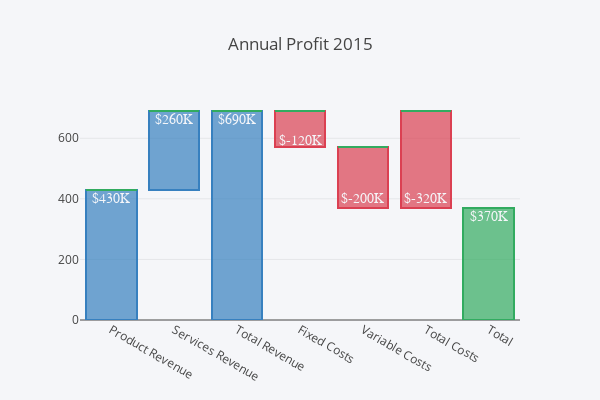

Notebook code cell kept with this figure:
### Code cell
val xData = Seq(
  "Product Revenue",
  "Services Revenue",
  "Total Revenue",
  "Fixed Costs",
  "Variable Costs",
  "Total Costs",
  "Total"
)

val yData = Seq(400, 660, 660, 590, 400, 400, 340)

val textList = Seq("$430K", "$260K", "$690K", "$-120K", "$-200K", "$-320K", "$370K")

//Base

val trace1 = Bar(
  x = xData,
  y = Seq(0, 430, 0, 570, 370, 370, 0),
  marker = Marker(
    color = Color.RGBA(1, 1, 1, 0.0)
  )
)

//Revenue

val trace2 = Bar(
  xData,
  Seq(430, 260, 690, 0, 0, 0, 0),
  marker = Marker(
    color = Color.RGBA(55, 128, 191, 0.7),
    line = Line(
      color = Color.RGBA(55, 128, 191, 1.0),
      width = 2.0
    )
  )
)

//Cost

val trace3 = Bar(
  xData,
  Seq(0, 0, 0, 120, 200, 320, 0),
  marker = Marker(
    color = Color.RGBA(219, 64, 82, 0.7),
    line = Line(
      color = Color.RGBA(219, 64, 82, 1.0),
      width = 2.0
    )
  )
)

//Profit

val trace4 = Bar(
  xData,
  Seq(0, 0, 0, 0, 0, 0, 370),
  marker = Marker(
    color = Color.RGBA(50,171, 96, 0.7),
    line = Line(
      color = Color.RGBA(50, 171, 96, 1.0),
      width = 2.0
    )
  )
)

val data = Seq(trace1, trace2, trace3, trace4)

val annotations = xData.zip(yData).zip(textList).map {
  case ((x, y), text) =>
    Annotation(
      x = x,
      y = y,
      text = text,
      font = Font(
        family = "Arial",
        size = 14,
        color = Color.RGBA(245, 246, 249, 1)
      ),
      showarrow = false
    )
}

val layout = Layout(
  title = "Annual Profit 2015",
  barmode = BarMode.Stack,
  paper_bgcolor = Color.RGBA(245, 246, 249, 1),
  plot_bgcolor = Color.RGBA(245, 246, 249, 1),
  width = 600,
  height = 400,
  showlegend = false,
  annotations = annotations
)

plot(data, layout)

### Figure 1 — Plotly figure (JSON) as saved in the notebook; plotly's stock layout.template omitted (floating-point values rounded to 4 significant figures)
{"data": [{"marker": {"color": "rgba(1, 1, 1, 0.0)"}, "type": "bar", "x": ["Product Revenue", "Services Revenue", "Total Revenue", "Fixed Costs", "Variable Costs", "Total Costs", "Total"], "y": [0, 430, 0, 570, 370, 370, 0]}, {"marker": {"color": "rgba(55, 128, 191, 0.7)", "line": {"color": "rgba(55, 128, 191, 1.0)", "width": 2}}, "type": "bar", "x": ["Product Revenue", "Services Revenue", "Total Revenue", "Fixed Costs", "Variable Costs", "Total Costs", "Total"], "y": [430, 260, 690, 0, 0, 0, 0]}, {"marker": {"color": "rgba(219, 64, 82, 0.7)", "line": {"color": "rgba(219, 64, 82, 1.0)", "width": 2}}, "type": "bar", "x": ["Product Revenue", "Services Revenue", "Total Revenue", "Fixed Costs", "Variable Costs", "Total Costs", "Total"], "y": [0, 0, 0, 120, 200, 320, 0]}, {"marker": {"color": "rgba(50, 171, 96, 0.7)", "line": {"color": "rgba(50, 171, 96, 1.0)", "width": 2}}, "type": "bar", "x": ["Product Revenue", "Services Revenue", "Total Revenue", "Fixed Costs", "Variable Costs", "Total Costs", "Total"], "y": [0, 0, 0, 0, 0, 0, 370]}], "layout": {"annotations": [{"font": {"color": "rgba(245, 246, 249, 1.0)", "family": "Arial", "size": 14}, "showarrow": false, "text": "$430K", "x": "Product Revenue", "y": 400}, {"font": {"color": "rgba(245, 246, 249, 1.0)", "family": "Arial", "size": 14}, "showarrow": false, "text": "$260K", "x": "Services Revenue", "y": 660}, {"font": {"color": "rgba(245, 246, 249, 1.0)", "family": "Arial", "size": 14}, "showarrow": false, "text": "$690K", "x": "Total Revenue", "y": 660}, {"font": {"color": "rgba(245, 246, 249, 1.0)", "family": "Arial", "size": 14}, "showarrow": false, "text": "$-120K", "x": "Fixed Costs", "y": 590}, {"font": {"color": "rgba(245, 246, 249, 1.0)", "family": "Arial", "size": 14}, "showarrow": false, "text": "$-200K", "x": "Variable Costs", "y": 400}, {"font": {"color": "rgba(245, 246, 249, 1.0)", "family": "Arial", "size": 14}, "showarrow": false, "text": "$-320K", "x": "Total Costs", "y": 400}, {"font": {"color": "rgba(245, 246, 249, 1.0)", "family": "Arial", "size": 14}, "showarrow": false, "text": "$370K", "x": "Total", "y": 340}], "barmode": "stack", "height": 400, "paper_bgcolor": "rgba(245, 246, 249, 1.0)", "plot_bgcolor": "rgba(245, 246, 249, 1.0)", "showlegend": false, "title": {"text": "Annual Profit 2015"}, "width": 600, "xaxis": {"autorange": true, "range": [-0.5, 6.5], "type": "category"}, "yaxis": {"autorange": true, "range": [0, 726.3], "type": "linear"}}}
